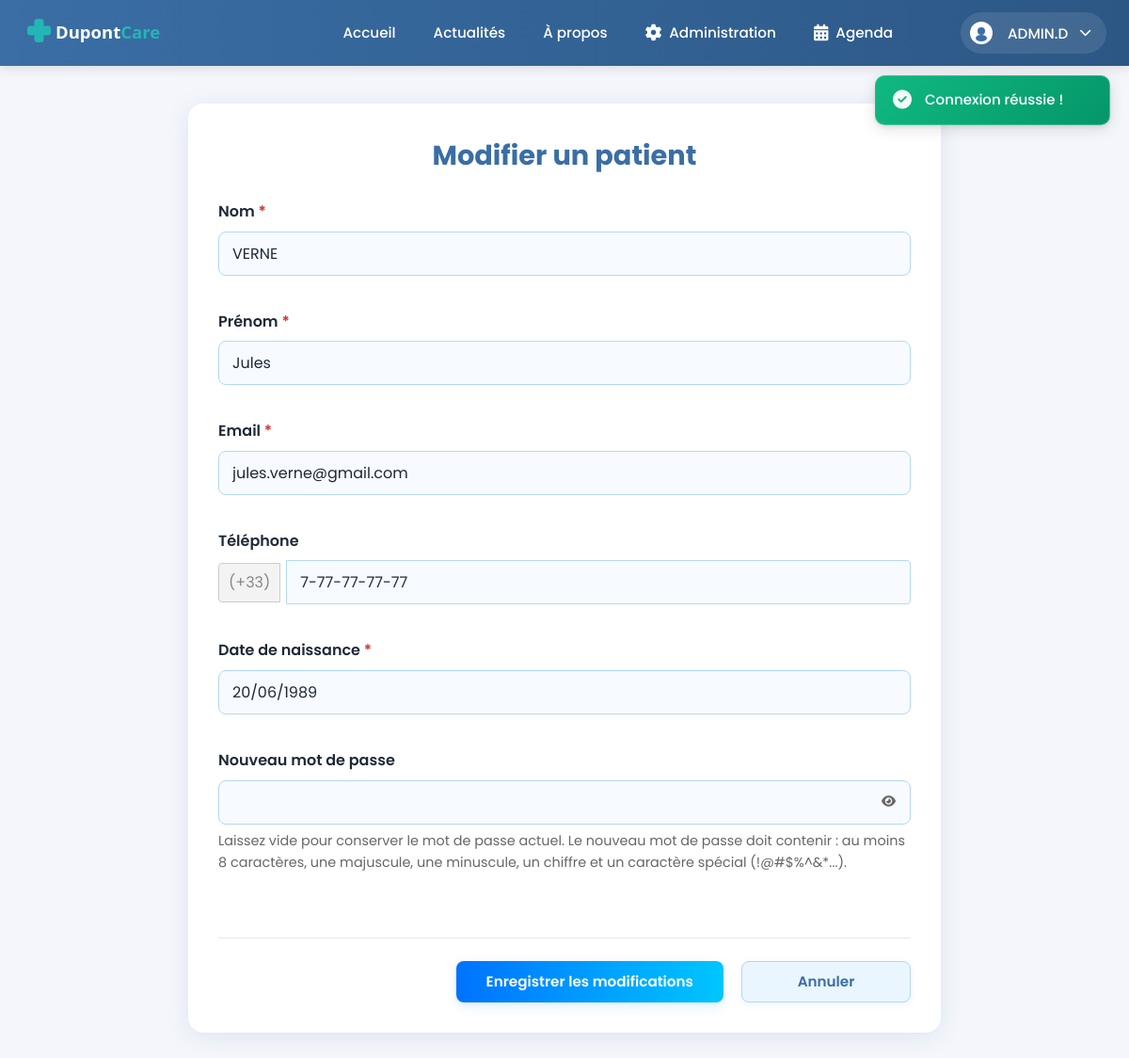
Screenshot of /index.php?page=admin&action=editPatient&id=20 (signed in) with the database file from the repository.
### tables this page shows
CREATE TABLE `utilisateur` (
  `id` int(10) UNSIGNED NOT NULL,
  `role` enum('PATIENT','MEDECIN','SECRETAIRE') NOT NULL,
  `nom` varchar(100) NOT NULL,
  `prenom` varchar(100) NOT NULL,
  `email` varchar(190) NOT NULL,
  `telephone` varchar(30) DEFAULT NULL,
  `avatar` varchar(255) DEFAULT NULL,
  `password_hash` varchar(255) NOT NULL,
  `date_inscription` datetime NOT NULL DEFAULT current_timestamp(),
  `date_naissance` date DEFAULT NULL
);

### app/controllers/AdminController.php (called while the page is built, shortened)
<?php
class AdminController extends \App\Core\Controller {
    private $patientModel;
    public function __construct() {
        $this->patientModel = new PatientModel();
    }
    public function editPatient() {
        $id = isset($_GET['id']) ? (int)$_GET['id'] : 0;
        $patient = $this->patientModel->getPatientById($id);
        require_once 'app/views/patient/patient-update.php';
    }
}

### app/core/App.php (called while the page is built, shortened)
<?php
class App {
    public function run() {
        $action = isset($_GET['action']) ? strtolower($_GET['action']) : 'index';
        $method = strtolower(trim($action));
        $params = [];
        if (isset($_GET['id'])) {
            $params[] = $_GET['id'];
        }
        try {
            $controller = new $controllerClass();
            call_user_func_array([$controller, $method], $params);
        } catch (\Exception $e) {
            error_log("Exception dans App.php: " . $e->getMessage());
            http_response_code(404);
            include __DIR__ . '/../views/error/404.php';
        }
    }
}

### index.php (called while the page is built, shortened)
<?php
$app = new App();
$app->run();

### app/models/database.php (called while the page is built, shortened)
<?php
class Database {
    private static $instance = null;
    private $connection;
    private function __construct() {
        $host = DB_HOST;
        $dbname = DB_NAME;
        $user = DB_USER;
        $pass = DB_PASS;
        $charset = DB_CHARSET;
        $options = [
            PDO::ATTR_ERRMODE => PDO::ERRMODE_EXCEPTION,
            PDO::ATTR_DEFAULT_FETCH_MODE => PDO::FETCH_ASSOC,
            PDO::MYSQL_ATTR_INIT_COMMAND => "SET NAMES $charset"
        ];
        try {
            $this->connection = new PDO(
                "mysql:host=$host;dbname=$dbname;charset=$charset",
                $user,
                $pass,
                $options
            );
        } catch (PDOException $e) {
            die('Erreur connexion BDD : ' . $e->getMessage());
        }
    }
    public function prepare($sql) {
        return $this->connection->prepare($sql);
    }
    public static function getInstance() {
        if (self::$instance === null) {
            self::$instance = new self();
        }
        return self::$instance;
    }
}

### app/core/Model.php (called while the page is built, shortened)
<?php
abstract class Model {
    public function __construct() {
        $this->db = Database::getInstance();
    }
}

### app/models/PatientModel.php (called while the page is built, shortened)
<?php
class PatientModel extends \App\Core\Model {
    public function getPatientById($id) {
        $sql = "SELECT * FROM utilisateur WHERE id = :id AND role = 'PATIENT'";
        $stmt = $this->db->prepare($sql);
        $stmt->bindParam(':id', $id, \PDO::PARAM_INT);
        $stmt->execute();
        return $stmt->fetch();
    }
}

### app/views/patient/patient-update.php (the view, shortened to what this page needs)
<?php
include __DIR__ . '/../templates/header.php';
?>
<link rel="stylesheet" href="<?php echo BASE_URL; ?>/css/pages/patient.css">
<main class="container">
    <div class="admin-form-container">
        <h1>Modifier un patient</h1>
        <form method="post" class="admin-form">
            <div class="form-group">
                <label for="nom">Nom</label>
                <input type="text" id="nom" name="nom" class="form-control" required
                       value="<?= isset($_POST['nom']) ? htmlspecialchars($_POST['nom']) : htmlspecialchars($patient['nom']) ?>">
            </div>
            <div class="form-group">
                <label for="prenom">Prénom</label>
                <input type="text" id="prenom" name="prenom" class="form-control" required
                       value="<?= isset($_POST['prenom']) ? htmlspecialchars($_POST['prenom']) : htmlspecialchars($patient['prenom']) ?>">
            </div>
            <div class="form-group">
                <label for="email">Email</label>
                <input type="email" id="email" name="email" class="form-control" required
                       value="<?= isset($_POST['email']) ? htmlspecialchars($_POST['email']) : htmlspecialchars($patient['email']) ?>">
            </div>
            <div class="form-group">
                <label for="telephone">Téléphone</label>
                <div style="display: flex; align-items: center; gap: 6px;">
                    <span style="background: #f3f3f3; border: 1px solid #ccc; border-radius: 4px 0 0 4px; padding: 7px 10px; color: #888; font-size: 1em;">(+33)</span>
                    <input type="tel"
                           id="telephone"
                           name="telephone"
                           class="form-control"
                           maxlength="13"
                           inputmode="numeric"
                           autocomplete="tel"
                           style="border-radius: 0 4px 4px 0;"
                           pattern="^[1-9]-[0-9]{2}-[0-9]{2}-[0-9]{2}-[0-9]{2}$"
                           placeholder="X-XX-XX-XX-XX"
                           value="<?php
                               $phone = isset($_POST['telephone']) ? $_POST['telephone'] : $patient['telephone'];
                               $digits = preg_replace('/[^0-9]/', '', $phone);
                               if (strlen($digits) === 9) {
                                   $phone = sprintf('%s-%s-%s-%s-%s',
                                       substr($digits, 0, 1),
                                       substr($digits, 1, 2),
                                       substr($digits, 3, 2),
                                       substr($digits, 5, 2),
                                       substr($digits, 7, 2)
                                   );
                               } else {
                                   $phone = '';
                               }
                               echo htmlspecialchars($phone);
                           ?>">
                </div>
            </div>
            <div class="form-group">
                <label for="date_naissance">Date de naissance</label>
                <input type="text"
                       id="date_naissance"
                       name="date_naissance"
                       class="form-control flatpickr"
                       required
                       placeholder="JJ/MM/AAAA"
                       autocomplete="off"
                       value="<?php
                           $date_value = isset($_POST['date_naissance']) ? $_POST['date_naissance'] : $patient['date_naissance'];
                           if (!empty($date_value) && $date_value !== '0000-00-00') {
                               $date = DateTime::createFromFormat('Y-m-d', $date_value);
                               if ($date) {
                                   echo $date->format('d/m/Y');
                               }
                           }
                       ?>">
            </div>
            <div class="form-group">
                <label for="password">Nouveau mot de passe</label>
                <div class="password-input-group">
                    <input type="password" id="password" name="password" class="form-control" minlength="8">
                    <button type="button" class="password-toggle" onclick="togglePassword('password')">
                        <i class="fas fa-eye"></i>
                    </button>
                </div>
                <small class="form-text text-muted">Laissez vide pour conserver le mot de passe actuel. Le nouveau mot de passe doit contenir : au moins 8 caractères, une majuscule, une minuscule, un chiffre et un caractère spécial (!@#$%^&*...).</small>
            </div>
            <div class="actu-btn-row">
                <button type="submit" class="btn-actu-create">Enregistrer les modifications</button>
                <a href="index.php?page=admin" class="btn-actu-cancel">Annuler</a>
            </div>
        </form>
    </div>
</main>
<link rel="stylesheet" href="<?php echo BASE_URL; ?>/css/pages/admin.css">
<link rel="stylesheet" href="<?php echo BASE_URL; ?>/css/modules/actu/actu-create.css">
<link rel="stylesheet" href="https://cdn.jsdelivr.net/npm/flatpickr/dist/flatpickr.min.css">

### css/base/polices.css (style rules this page uses)
body { font-family: 'Poppins', system-ui, -apple-system, Segoe UI, Roboto, Arial, sans-serif !important; }
button, input, select, textarea, .btn, .btn-primary, .btn-secondary, .btn-admin, .btn-hero, .btn-outline, .btn-small, .btn-login, .btn-register, .btn-cancel, .btn-confirm, .btn-new-rdv, .tab-button, .user-button, .guest-button, label, span, p, h1, h2, h3, h4, h5, h6, div, a, td, th { font-family: 'Poppins', sans-serif !important; }
.form-group input, .form-group select, .form-group textarea, .admin-filter input, .login-field input, .register-field input, .date-input, input[type="text"], input[type="email"], input[type="password"], input[type="tel"], input[type="date"], input[type="number"] { font-family: 'Poppins', sans-serif !important; }
html { height: 100%; }
body { min-height: 100vh; display: flex; flex-direction: column; }
body > main { flex: 1 0 auto; }

### css/base/style.css (style rules this page uses)
* { box-sizing: border-box; margin: 0; padding: 0; scroll-behavior: auto; }
body { font-family: 'Poppins', system-ui, -apple-system, Segoe UI, Roboto, Arial, sans-serif; line-height: 1.6; color: #333; }
main { min-height: auto; width: 100%; }
.form-group { margin-bottom: 1rem; }
.form-group label { display: block; margin-bottom: 0.5rem; font-weight: 500; }
.form-group input { width: 100%; padding: 0.75rem; border: 1px solid #ddd; border-radius: 8px; font-size: 1rem; }
:root { --bg: #f4f6fb; --brand: #3a6ea5; --accent: #00c6ff; --accent-2: #0072ff; --text: #1e2936; --white: #fff; --focus-ring: #0072ff; --focus-ring-offset: 2px; }
.container { max-width: 1200px; margin: 0 auto; padding: 0 24px; }
* { box-sizing: border-box; margin: 0; padding: 0; }
html, body { height: 100%; }
body { font-family: 'Poppins', system-ui, -apple-system, Segoe UI, Roboto, Arial, sans-serif; background: var(--bg); color: var(--text); line-height: 1.6; }
.container { width: 100%; max-width: 1200px; margin: 0 auto; padding: 0 24px; box-sizing: border-box; }

### css/layouts/header.css (style rules this page uses)
:root { --header-height: 70px; --header-bg: linear-gradient(90deg, #3a6ea5 0%, #2c5785 100%); --header-shadow: 0 2px 12px rgba(0, 0, 0, 0.12); --nav-item-hover: rgba(255, 255, 255, 0.15); --btn-primary: #00c6ff; --btn-primary-hover: #00b3e6; --dropdown-shadow: 0 4px 20px rgba(0, 0, 0, 0.15); --transition: 0.2s ease-in-out; }

### css/layouts/footer.css (style rules this page uses)
:root { --footer-bg: #0f1724; --footer-text: #c9d3e1; --footer-heading: #ffffff; --footer-line: rgba(255,255,255,0.08); --brand: #3a6ea5; }

### css/pages/admin.css (style rules this page uses)
.admin-form-container { max-width: 800px; margin: 40px auto; padding: 32px; background: #fff; border-radius: 16px; box-shadow: 0 4px 24px rgba(58,110,165,0.12); }
.admin-form-container h1 { color: #3a6ea5; font-size: 1.8rem; margin-bottom: 24px; text-align: center; }
.admin-form { display: flex; flex-direction: column; gap: 20px; }
.form-group { margin-bottom: 16px; }
.form-group label { display: block; margin-bottom: 8px; color: #1e2936; font-weight: 600; }
.form-group input, .form-group textarea { width: 100%; padding: 10px 14px; border: 1.5px solid #b3d8f7; border-radius: 8px; font-size: 1rem; background: #f7fbff; color: #1e2936; transition: border-color 0.2s, box-shadow 0.2s; }
.form-group .form-text { display: block; margin-top: 6px; font-size: 0.9rem; color: #666; }
.password-input-group { position: relative; display: flex; align-items: center; }
.password-input-group input { padding-right: 40px; }
.password-toggle { position: absolute; right: 12px; background: none; border: none; color: #666; cursor: pointer; padding: 4px; }
.form-group:has(input[required]) label::after, .form-group:has(textarea[required]) label::after { content: " *"; color: #d32f2f; }

### css/modules/actu/actu-create.css (style rules this page uses)
.actu-btn-row { display: flex; justify-content: flex-end; align-items: center; gap: 1.2rem; margin-top: 2rem; padding-top: 1.5rem; border-top: 1px solid #e2e8f0; }
.btn-actu-create, .btn-actu-cancel { min-width: 180px; height: 44px; padding: 12px 32px; border-radius: 8px; font-weight: 600; font-size: 0.95rem; cursor: pointer; display: inline-flex; align-items: center; justify-content: center; text-align: center; transition: all 0.2s ease; font-family: 'Poppins', system-ui, -apple-system, Segoe UI, Roboto, Arial, sans-serif !important; }
.btn-actu-create { background: linear-gradient(to right, #0072ff, #00c6ff); color: #fff; border: none; box-shadow: 0 4px 12px rgba(0,114,255,0.13); }
.btn-actu-cancel { background: #eaf6ff; color: #3a6ea5; border: 1px solid #b6d4fa; box-shadow: 0 2px 8px rgba(0,114,255,0.07); text-decoration: none; }

### rows the page displays
utilisateur: nom "VERNE", prenom "Jules", email "jules.verne@gmail.com", telephone "7-77-77-77-77", date_naissance "20/06/1989"

### other values shown
$nom "ADMIN"
$premiereLettre "D"
